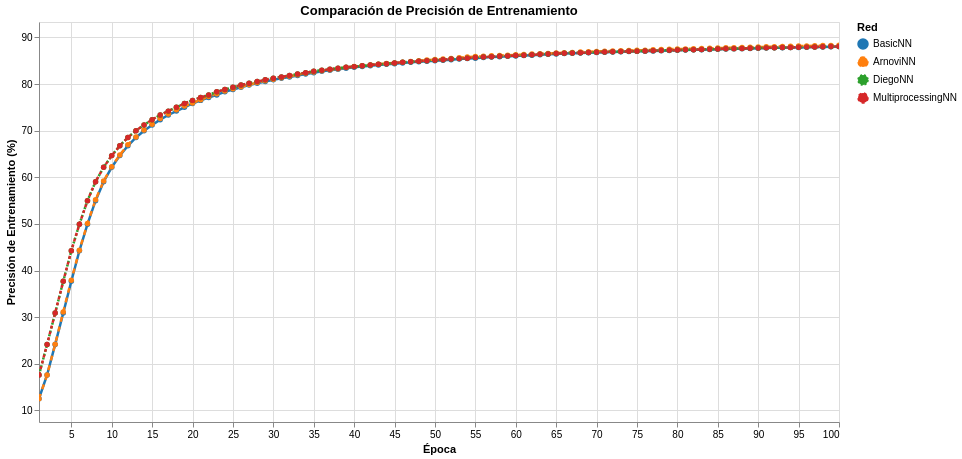

The cell this chart's notebook holds for it:
### Markdown cell above
## 9 Comparación de Precisión de Entrenamiento

### Code cell
# Gráfico de comparación de precisión de entrenamiento
chart_acc = alt.Chart(df_accuracy).mark_line(point=True, size=2.5).encode(
    x=alt.X('Epoch:Q', title='Época', scale=alt.Scale(nice=False)),
    y=alt.Y('Accuracy (%):Q', title='Precisión de Entrenamiento (%)', 
            scale=alt.Scale(domain=[df_accuracy['Accuracy (%)'].min() - 5, 
                                   df_accuracy['Accuracy (%)'].max() + 5])),
    color=alt.Color('Network:N', title='Red',
                    scale=alt.Scale(domain=['BasicNN', 'ArnoviNN', 'DiegoNN', 'MultiprocessingNN'],
                                   range=['#1f77b4', '#ff7f0e', '#2ca02c', '#d62728'])),
    strokeDash=alt.StrokeDash('Network:N',
                             scale=alt.Scale(domain=['BasicNN', 'ArnoviNN', 'DiegoNN', 'MultiprocessingNN'],
                                           range=[[], [5, 5], [2, 2], [3, 3]])),
    tooltip=['Epoch:Q', 'Network:N', alt.Tooltip('Accuracy (%):Q', format='.2f')]
).properties(
    width=800,
    height=400,
    title='Comparación de Precisión de Entrenamiento'
).interactive()

chart_acc.show()
print("✓ Gráfico de comparación de precisión de entrenamiento mostrado")

### Figure 1 — Vega-Lite specification as saved in the notebook (floating-point values rounded to 4 significant figures; data arrays with more than 128 entries replaced by an {"elided": "..."} marker saying what was removed)
{"config": {"view": {"continuousWidth": 300, "continuousHeight": 300}}, "data": {"name": "data-dd21be79297e155c3850078bf038f563"}, "mark": {"type": "line", "point": true, "size": 2.5}, "encoding": {"color": {"field": "Network", "scale": {"domain": ["BasicNN", "ArnoviNN", "DiegoNN", "MultiprocessingNN"], "range": ["#1f77b4", "#ff7f0e", "#2ca02c", "#d62728"]}, "title": "Red", "type": "nominal"}, "strokeDash": {"field": "Network", "scale": {"domain": ["BasicNN", "ArnoviNN", "DiegoNN", "MultiprocessingNN"], "range": [[], [5, 5], [2, 2], [3, 3]]}, "type": "nominal"}, "tooltip": [{"field": "Epoch", "type": "quantitative"}, {"field": "Network", "type": "nominal"}, {"field": "Accuracy (%)", "format": ".2f", "type": "quantitative"}], "x": {"field": "Epoch", "scale": {"nice": false}, "title": "Época", "type": "quantitative"}, "y": {"field": "Accuracy (%)", "scale": {"domain": [7.527, 93.32]}, "title": "Precisión de Entrenamiento (%)", "type": "quantitative"}}, "height": 400, "params": [{"name": "param_1e9efca18e7a2868", "select": {"type": "interval", "encodings": ["x", "y"]}, "bind": "scales"}], "title": "Comparación de Precisión de Entrenamiento", "width": 800, "$schema": "https://vega.github.io/schema/vega-lite/v6.1.0.json", "datasets": {"data-dd21be79297e155c3850078bf038f563": {"elided": "400 records"}}}
